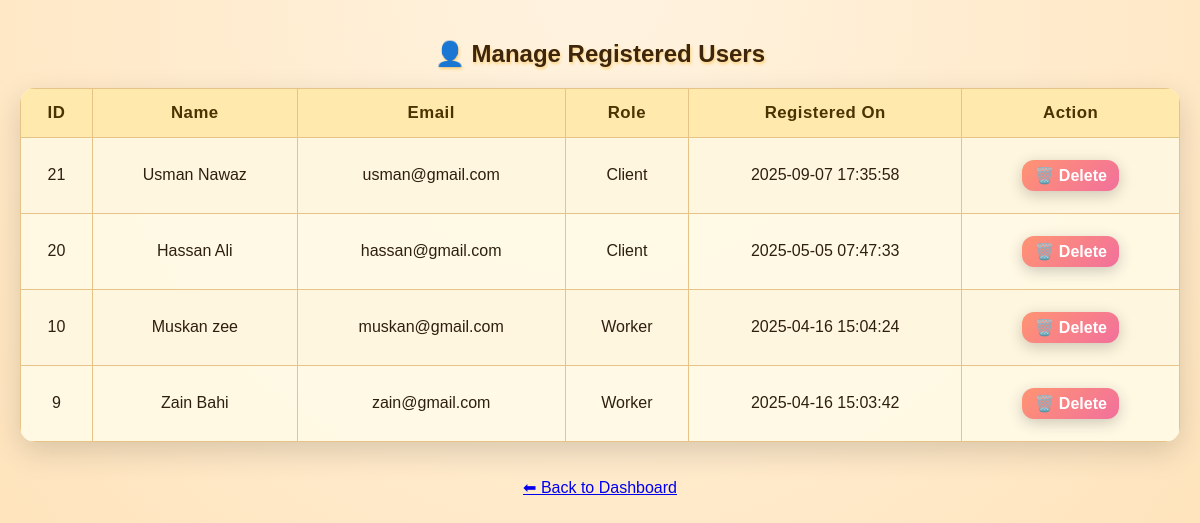
Screenshot of /dashboards/manage_users.php (signed in) with the database file from the repository.
### tables this page shows
CREATE TABLE `users` (
  `id` int(11) NOT NULL,
  `first_name` varchar(50) DEFAULT NULL,
  `last_name` varchar(50) DEFAULT NULL,
  `email` varchar(100) NOT NULL,
  `phone` varchar(20) DEFAULT NULL,
  `city` varchar(50) DEFAULT NULL,
  `age` int(11) DEFAULT NULL,
  `gender` enum('male','female','other') DEFAULT NULL,
  `password` varchar(255) NOT NULL,
  `role` enum('client','worker') NOT NULL,
  `id_image` varchar(255) DEFAULT NULL,
  `selfie_image` varchar(255) DEFAULT NULL,
  `created_at` timestamp NOT NULL DEFAULT current_timestamp(),
  `status` enum('pending','approved','rejected') DEFAULT 'pending'
);

### dashboards/manage_users.php (the view, shortened to what this page needs)
<?php
include '../config/db.php';
$users = $conn->query("SELECT * FROM users WHERE role IN ('client', 'worker') ORDER BY created_at DESC");
?>
<!DOCTYPE html>
<html>
<head>
<link rel="stylesheet" href="../assets/css/fun.css">
</head>
<body>
<h2>👤 Manage Registered Users</h2>
<?php if ($users->num_rows > 0): ?>
    <table>
        <tr>
            <th>ID</th>
            <th>Name</th>
            <th>Email</th>
            <th>Role</th>
            <th>Registered On</th>
            <th>Action</th>
        </tr>
        <?php while ($user = $users->fetch_assoc()): ?>
        <tr>
            <td><?php echo $user['id']; ?></td>
            <td><?php echo htmlspecialchars($user['first_name'] . ' ' . $user['last_name']); ?></td>
            <td><?php echo htmlspecialchars($user['email']); ?></td>
            <td><?php echo ucfirst($user['role']); ?></td>
            <td><?php echo $user['created_at']; ?></td>
            <td>
                <form method="POST" onsubmit="return confirm('Are you sure you want to delete this user?');">
                    <button type="submit" class="danger">🗑️ Delete</button>
                </form>
            </td>
        </tr>
        <?php endwhile; ?>
    </table>
<?php else: ?>
    <p>No registered users found.</p>
<?php endif; ?>
<br><br>
<a href="../dashboards/admin_dashboard.php">⬅ Back to Dashboard</a>
</body>
</html>

### assets/css/fun.css (style rules this page uses)
body { margin: 0; padding: 0; font-family: 'Fredoka', sans-serif; background: radial-gradient(circle at top, #fff3e0, #ffe0b2); color: #2e1f0f; min-height: 100vh; overflow-x: hidden; position: relative; text-align: center; background-attachment: fixed; animation: fadeInBody 1s ease-in-out; }
h1, h2, h3 { color: #3e260c; text-shadow: 1px 2px 3px #ffd37e; margin-bottom: 20px; animation: glowText 2s ease-in-out infinite alternate; }
table { width: 100%; border-collapse: collapse; margin-top: 20px; font-size: 1rem; background: rgba(255, 250, 230, 0.95); border-radius: 15px; overflow: hidden; box-shadow: 0 10px 30px rgba(0, 0, 0, 0.15); animation: fadeInUp 1s ease; }
table th, table td { border: 1px solid #e6c386; padding: 14px; text-align: center; transition: background-color 0.3s ease; }
table th { background-color: #ffe9ad; color: #4a3300; font-size: 1.05rem; letter-spacing: 0.5px; }
table tr:nth-child(even) { background-color: #fff6df; }
button, .btn { background: linear-gradient(135deg, #ff9472, #f2709c); color: white; padding: 12px 24px; border: none; border-radius: 12px; font-weight: bold; cursor: pointer; font-size: 1rem; margin: 8px; box-shadow: 0 4px 15px rgba(0, 0, 0, 0.2); transition: all 0.3s ease, transform 0.15s ease; position: relative; overflow: hidden; }
button::after, .btn::after { content: ""; position: absolute; top: 50%; left: 50%; transform: translate(-50%, -50%); width: 0; height: 0; background: rgba(255,255,255,0.4); border-radius: 50%; transition: width 0.5s ease, height 0.5s ease; }

### dashboards/manage_users.php (style rules this page uses)
body { font-family: Arial, sans-serif; padding: 20px; }
table { border-collapse: collapse; width: 100%; }
th, td { border: 1px solid #ccc; padding: 10px; text-align: center; }
th { background-color: #f4f4f4; }
button { padding: 6px 12px; cursor: pointer; }
.danger { background-color: red; color: white; }

### rows the page displays
users: id "21", first_name+last_name "Usman Nawaz", email "usman@gmail.com", role "Client", created_at "2025-09-07 17:35:58"
users: id "20", first_name+last_name "Hassan Ali", email "hassan@gmail.com", role "Client", created_at "2025-05-05 07:47:33"
users: id "10", first_name+last_name "Muskan zee", email "muskan@gmail.com", role "Worker", created_at "2025-04-16 15:04:24"
users: id "9", first_name+last_name "Zain Bahi", email "zain@gmail.com", role "Worker", created_at "2025-04-16 15:03:42"
